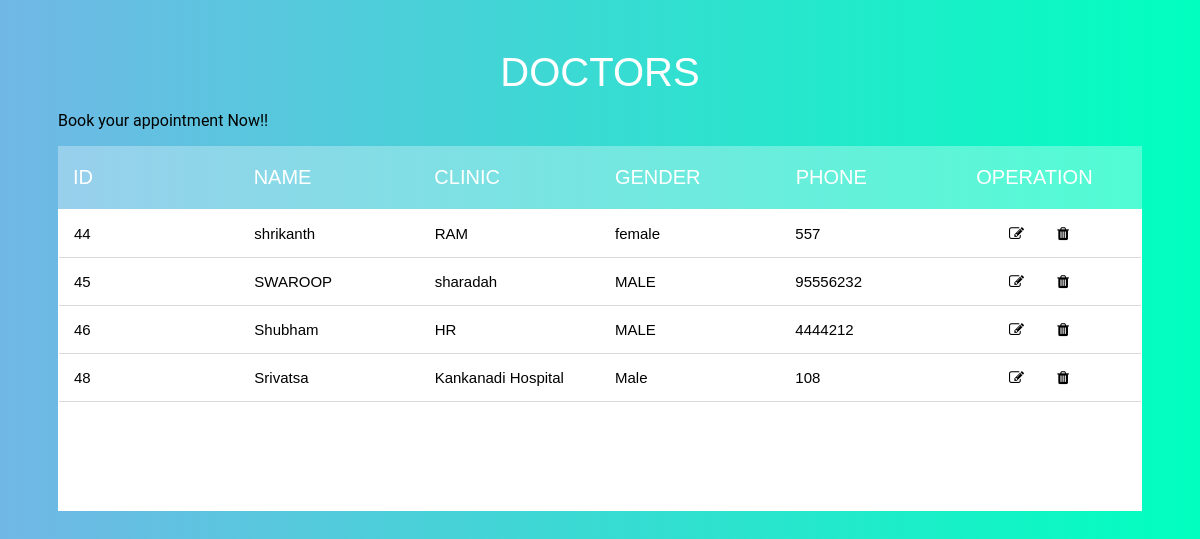
Screenshot of /DoctorDisplay.php with the database file from the repository.
### tables this page shows
CREATE TABLE `doctor` (
  `D_ID` int(10) NOT NULL,
  `D_NAME` varchar(20) NOT NULL,
  `CLINIC` varchar(20) NOT NULL,
  `GENDER` varchar(10) NOT NULL,
  `PHONE` int(10) NOT NULL,
  `email` varchar(100) NOT NULL,
  `password` varchar(100) NOT NULL
);

### DoctorDisplay.php (the view, shortened to what this page needs)
<!DOCTYPE html>
<html lang="en">
<head>
    <link rel="stylesheet" href="https://cdnjs.cloudflare.com/ajax/libs/font-awesome/4.7.0/css/font-awesome.min.css" />
    <link rel="stylesheet" href="css/DoctorDisplay.css">
</head>
<body>
    <section>
        <h1>DOCTORS</h1>
        <p>Book your appointment Now!!</p>
            <div class="tbl-header">
                <table cellpadding="0" cellspacing="0" border="0" >
                    <thead>
                        <tr>
                            <th>ID</th>
                            <th>NAME</th>
                            <th>CLINIC</th>
                            <th>GENDER</th>
                            <th>PHONE</th>
                            <th>OPERATION</th>
                        </tr>
                    </thead>
                </table>
            </div>
    <div class="tbl-content">
        <table  cellpadding="0" cellspacing="0" border="0">
            <tbody>
            <?php
                include 'connection.php';
                $selectquery=" select  *  from  doctor " ;
                $query=mysqli_query($con,$selectquery);
                while($res=mysqli_fetch_array($query))
                {
             ?>
             <tr>
                 <td> <?php  echo $res['D_ID'];   ?></td>
                 <td> <?php  echo $res['D_NAME'];  ?></td>
                 <td> <?php  echo $res['CLINIC'];  ?></td>
                 <td> <?php  echo $res['GENDER'];   ?></td>
                 <td> <?php  echo $res['PHONE'] ;  ?></td>
                 <td>&nbsp&nbsp&nbsp&nbsp&nbsp&nbsp&nbsp&nbsp<i class="fa fa-edit" aria-hidden="true"></i><span>&nbsp &nbsp&nbsp&nbsp&nbsp&nbsp&nbsp</span><i class="fa fa-trash" aria-hidden="true"></i></td>
             </tr>
           <?php
                }
                 ?>
            </tbody>
        </table>
    </div>
    </section>
</body>
</html>

### css/DoctorDisplay.css (style rules this page uses)
body { font-family: 'Poppins',sans-serif; }
h1 { font-size: 40px; color: #fff; text-transform: uppercase; font-weight: 300; text-align: center; margin-bottom: 15px; font-family: 'Poppins',sans-serif; }
table { width:100%; table-layout: fixed; }
.tbl-header { background-color: rgba(255,255,255,0.3); }
.tbl-content { height:300px; overflow-x:auto; margin-top: 0px; border: 1px solid rgba(255,255,255,0.3); background: #fff; }
th { padding: 20px 15px; text-align: left; font-weight: 500; font-size: 20px; color: #fff; text-transform: uppercase; font-family: 'Poppins',sans-serif; }
td { padding: 15px; text-align: left; vertical-align:middle; font-weight: 300; font-size: 15px; color: black; font-family: 'Poppins',sans-serif; border-bottom: 1px solid rgb(219, 219, 219); }
body { background: -webkit-linear-gradient(#71b7e6, #00FFBF); background: linear-gradient(to right, #71b7e6, #00FFBF); font-family: 'Roboto', sans-serif; }
section { margin: 50px; }
span { width: 10px; }

### rows the page displays
doctor: D_ID "44", D_NAME "shrikanth", CLINIC "RAM", GENDER "female", PHONE "557"
doctor: D_ID "45", D_NAME "SWAROOP", CLINIC "sharadah", GENDER "MALE", PHONE "95556232"
doctor: D_ID "46", D_NAME "Shubham", CLINIC "HR", GENDER "MALE", PHONE "4444212"
doctor: D_ID "48", D_NAME "Srivatsa", CLINIC "Kankanadi Hospital", GENDER "Male", PHONE "108"
